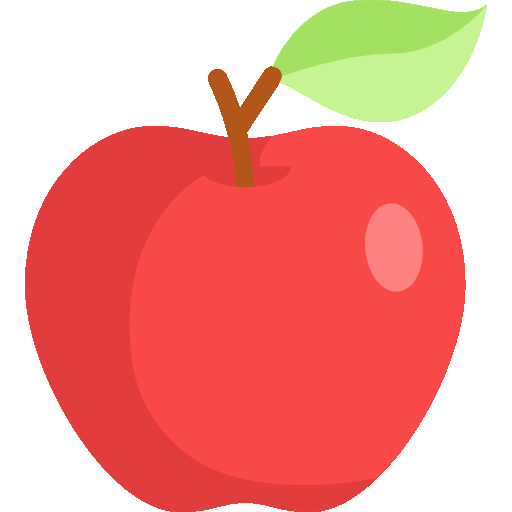
#> input picture images/fruits/apple.png, 512 x 512 px, found by its file name
$ python '연습_그레이스케일.py'
#> lines starting #> are read from the running program, lines starting #| are printed output that depends on the picture
import cv2

src = cv2.imread("apple.png", cv2.IMREAD_COLOR)
#> src is the input picture: shape (512, 512, 3); mean B, G, R 143.8, 152.6, 241.6

dst = cv2.cvtColor(src, cv2.COLOR_BGR2GRAY)
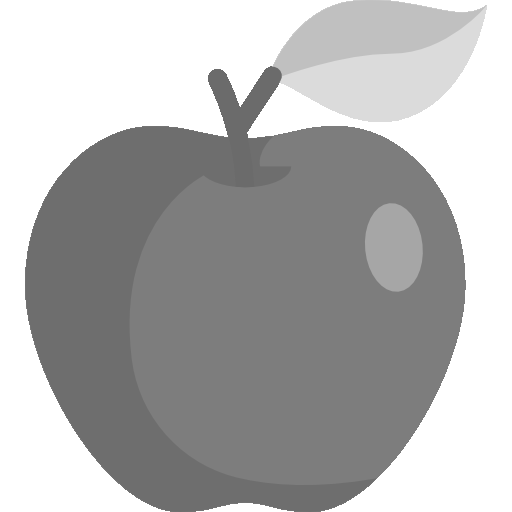
#> dst: shape (512, 512); min 107, max 255, mean 178.2

cv2.imshow("src", src)
cv2.imshow("dst", dst)
cv2.waitKey(0)
cv2.destroyAllWindows()
